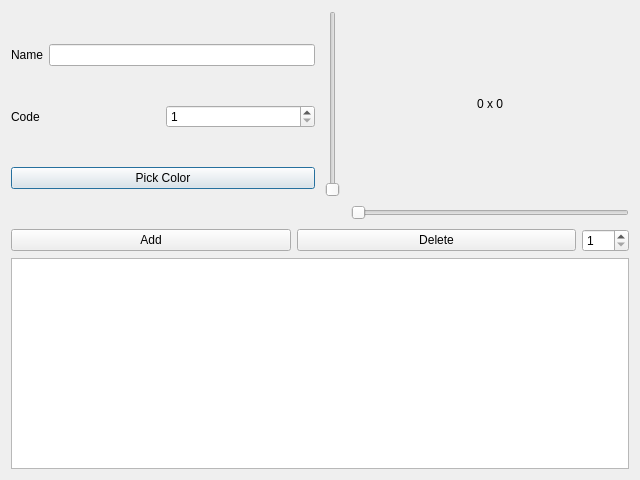
<?xml version="1.0" encoding="UTF-8"?>
<ui version="4.0">
 <class>Lesson4</class>
 <widget class="QDialog" name="Lesson4">
  <property name="geometry">
   <rect>
    <x>0</x>
    <y>0</y>
    <width>640</width>
    <height>480</height>
   </rect>
  </property>
  <property name="windowTitle">
   <string>Dialog</string>
  </property>
  <layout class="QVBoxLayout" name="verticalLayout_2">
   <item>
    <layout class="QHBoxLayout" name="horizontalLayout_3">
     <item>
      <layout class="QVBoxLayout" name="verticalLayout">
       <item>
        <layout class="QHBoxLayout" name="horizontalLayout">
         <item>
          <widget class="QLabel" name="label">
           <property name="text">
            <string>Name</string>
           </property>
          </widget>
         </item>
         <item>
          <widget class="QLineEdit" name="lineEdit"/>
         </item>
        </layout>
       </item>
       <item>
        <layout class="QHBoxLayout" name="horizontalLayout_2">
         <item>
          <widget class="QLabel" name="label_3">
           <property name="text">
            <string>Code</string>
           </property>
          </widget>
         </item>
         <item>
          <widget class="QSpinBox" name="spinBox">
           <property name="minimum">
            <number>1</number>
           </property>
           <property name="maximum">
            <number>99999</number>
           </property>
          </widget>
         </item>
        </layout>
       </item>
       <item>
        <widget class="QPushButton" name="pushButtonSelectColor">
         <property name="text">
          <string>Pick Color</string>
         </property>
        </widget>
       </item>
      </layout>
     </item>
     <item>
      <spacer name="horizontalSpacer_2">
       <property name="orientation">
        <enum>Qt::Orientation::Horizontal</enum>
       </property>
       <property name="sizeType">
        <enum>QSizePolicy::Policy::Fixed</enum>
       </property>
       <property name="sizeHint" stdset="0">
        <size>
         <width>4</width>
         <height>120</height>
        </size>
       </property>
      </spacer>
     </item>
     <item>
      <layout class="QGridLayout" name="gridLayout">
       <item row="0" column="1">
        <widget class="QLabel" name="labelSizePresentation">
         <property name="text">
          <string>0 x 0</string>
         </property>
         <property name="alignment">
          <set>Qt::AlignmentFlag::AlignCenter</set>
         </property>
        </widget>
       </item>
       <item row="1" column="1">
        <widget class="QSlider" name="horizontalSlider">
         <property name="maximum">
          <number>999</number>
         </property>
         <property name="orientation">
          <enum>Qt::Orientation::Horizontal</enum>
         </property>
        </widget>
       </item>
       <item row="0" column="0">
        <widget class="QSlider" name="verticalSlider">
         <property name="maximum">
          <number>999</number>
         </property>
         <property name="orientation">
          <enum>Qt::Orientation::Vertical</enum>
         </property>
        </widget>
       </item>
       <item row="1" column="0">
        <spacer name="horizontalSpacer">
         <property name="orientation">
          <enum>Qt::Orientation::Horizontal</enum>
         </property>
         <property name="sizeType">
          <enum>QSizePolicy::Policy::Minimum</enum>
         </property>
         <property name="sizeHint" stdset="0">
          <size>
           <width>20</width>
           <height>20</height>
          </size>
         </property>
        </spacer>
       </item>
      </layout>
     </item>
    </layout>
   </item>
   <item>
    <layout class="QHBoxLayout" name="horizontalLayout_4">
     <item>
      <widget class="QPushButton" name="pushButtonAdd">
       <property name="sizePolicy">
        <sizepolicy hsizetype="Minimum" vsizetype="Fixed">
         <horstretch>0</horstretch>
         <verstretch>0</verstretch>
        </sizepolicy>
       </property>
       <property name="text">
        <string>Add</string>
       </property>
      </widget>
     </item>
     <item>
      <widget class="QPushButton" name="pushButtonDelete">
       <property name="sizePolicy">
        <sizepolicy hsizetype="Minimum" vsizetype="Fixed">
         <horstretch>0</horstretch>
         <verstretch>0</verstretch>
        </sizepolicy>
       </property>
       <property name="text">
        <string>Delete</string>
       </property>
      </widget>
     </item>
     <item>
      <widget class="QSpinBox" name="spinBoxDeleteIndex">
       <property name="sizePolicy">
        <sizepolicy hsizetype="Fixed" vsizetype="Fixed">
         <horstretch>0</horstretch>
         <verstretch>0</verstretch>
        </sizepolicy>
       </property>
       <property name="minimum">
        <number>1</number>
       </property>
       <property name="maximum">
        <number>255</number>
       </property>
      </widget>
     </item>
    </layout>
   </item>
   <item>
    <widget class="QTableView" name="tableView"/>
   </item>
  </layout>
 </widget>
 <resources/>
 <connections/>
</ui>
